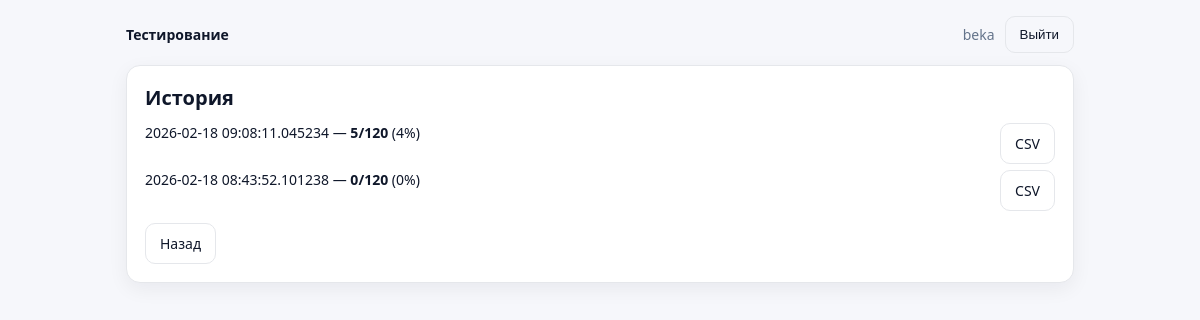
The app's page /history (signed in) with its own data.
### models.py (models this page shows)
class User(Base):
    __tablename__ = "users"
    id: Mapped[int] = mapped_column(Integer, primary_key=True)
    username: Mapped[str] = mapped_column(String(64), unique=True, index=True)
    password_hash: Mapped[str] = mapped_column(String(255))
    is_admin: Mapped[bool] = mapped_column(Boolean, default=False)
    attempts = relationship("Attempt", back_populates="user")

class Attempt(Base):
    __tablename__ = "attempts"
    id: Mapped[int] = mapped_column(Integer, primary_key=True)
    user_id: Mapped[int] = mapped_column(ForeignKey("users.id"), index=True)
    timestamp: Mapped[datetime] = mapped_column(DateTime, default=datetime.utcnow)
    total_questions: Mapped[int] = mapped_column(Integer)
    duration_minutes: Mapped[int] = mapped_column(Integer)
    score: Mapped[int] = mapped_column(Integer)
    percent: Mapped[float] = mapped_column(Integer)  # keep simple; can be Float if you want
    user = relationship("User", back_populates="attempts")
    details = relationship("AttemptDetail", back_populates="attempt", cascade="all, delete-orphan")

### app.py (the view)
@app.get("/history", response_class=HTMLResponse)
def history_page(request: Request, db: Session = Depends(get_db)):
    user = get_current_user(request, db)
    if not user:
        return RedirectResponse("/login", status_code=303)
    attempts = db.query(Attempt).filter(Attempt.user_id == user.id).order_by(Attempt.timestamp.desc()).all()
    return templates.TemplateResponse("history.html", {"request": request, "user": user, "attempts": attempts})

### templates/history.html
{% extends "base.html" %}
{% block content %}
<div class="card">
  <h1>История</h1>
  <div class="kv">
    {% for a in attempts %}
      <div style="display:flex;justify-content:space-between;gap:12px">
        <div>{{ a.timestamp }} — <b>{{ a.score }}/{{ a.total_questions }}</b> ({{ a.percent }}%)</div>
        <a class="btn" href="/history/{{ a.id }}/csv">CSV</a>
      </div>
    {% endfor %}
  </div>
  <a class="btn" href="/dashboard">Назад</a>
</div>
{% endblock %}

### templates/base.html (shortened to what this page needs)
<!doctype html>
<html lang="ru">
<head>
  <link rel="stylesheet" href="/static/app.css" />
</head>
<body>
  <div class="wrap">
    <header class="topbar">
      <div class="brand">Тестирование</div>
      {% if user %}
      <div class="userbar">
        <span class="muted">{{ user.username }}{% if user.is_admin %} (admin){% endif %}</span>
        <form method="post" action="/logout">
          <button class="btn ghost" type="submit">Выйти</button>
        </form>
      </div>
      {% endif %}
    </header>
    <main>
      {% block content %}{% endblock %}
    </main>
  </div>
</body>
</html>

### static/app.css (style rules this page uses)
:root { --bg:#f6f7fb; --card:#fff; --border:#e5e7eb; --text:#0f172a; --muted:#64748b; --accent:#4f46e5; --accent2:#4338ca; --good:#16a34a; --bad:#dc2626; }
* { box-sizing:border-box }
body { margin:0;background:var(--bg);color:var(--text);font:14px "Segoe UI",system-ui,-apple-system,Arial }
.wrap { max-width:980px;margin:0 auto;padding:16px }
.topbar { display:flex;justify-content:space-between;align-items:center;margin-bottom:12px }
.brand { font-weight:800 }
.userbar { display:flex;gap:10px;align-items:center }
.card { background:var(--card); border:1px solid var(--border); border-radius:14px; padding:18px; box-shadow:0 6px 20px rgba(15,23,42,.06); }
h1 { margin:0 0 12px 0;font-size:20px }
.muted { color:var(--muted) }
.btn { display:inline-flex;align-items:center;gap:8px; padding:10px 14px;border:1px solid var(--border); background:#fff;border-radius:10px;cursor:pointer;text-decoration:none;color:var(--text) }
.btn.ghost { background:transparent }
.kv { display:grid;gap:6px;margin:10px 0 12px }

### records on screen
User: username "beka"
Attempt: timestamp "2026-02-18 09:08:11.045234", score "5", total_questions "120", percent "4"
Attempt: timestamp "2026-02-18 08:43:52.101238", score "0", total_questions "120", percent "0"
